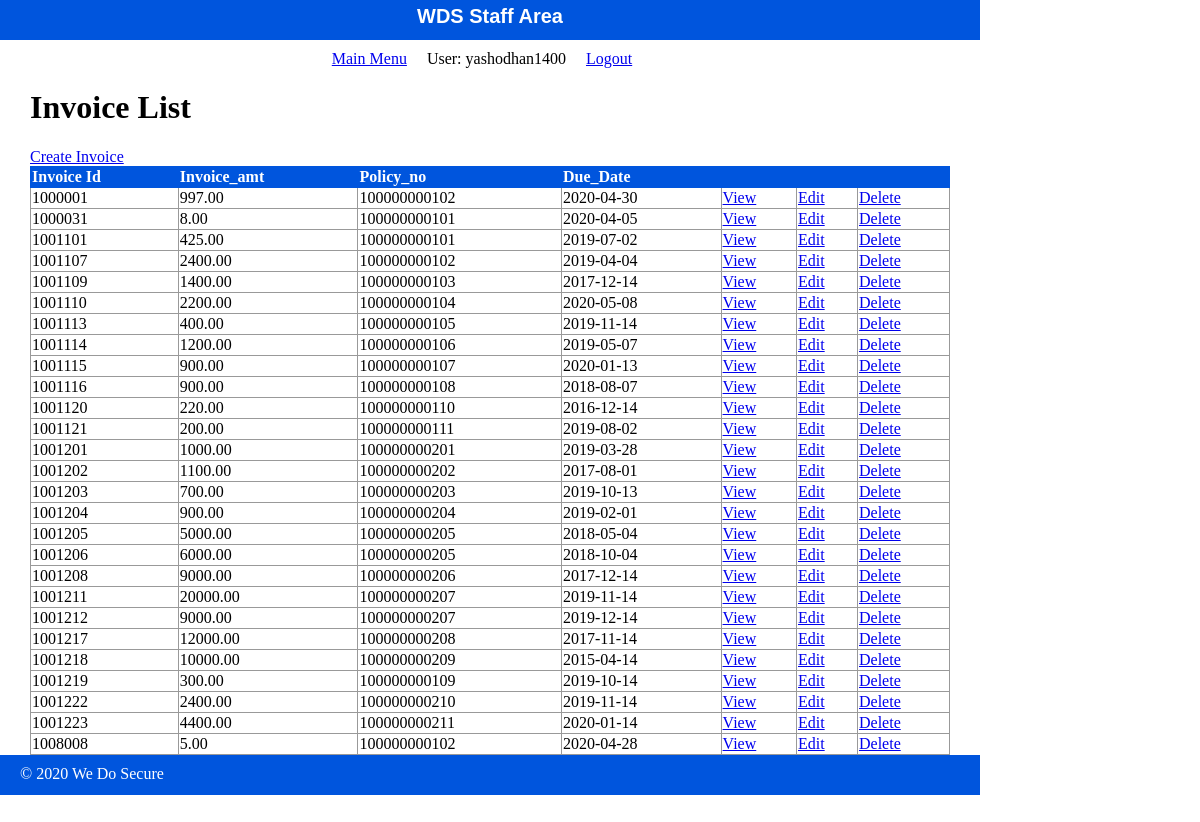
The app's page /WDS/public/staff/invoice/index.php (signed in) with its own data.
### tables this page shows
CREATE TABLE `invoice` (
  `Invoice_id` decimal(7,0) NOT NULL COMMENT 'INVOICE NUMBER FOR HOME POLICY',
  `Due_Date` date NOT NULL COMMENT 'DAY PAYMENT IS DUE',
  `Invoice_amt` decimal(10,2) NOT NULL COMMENT 'AMOUNT DUE',
  `Policy_no` decimal(12,0) NOT NULL COMMENT 'Policy Number'
);

### WDS/private/functions.php (called while the page is built, shortened)
<?php
function url_for($script_path) {
  if($script_path[0] != '/') {
    $script_path = "/" . $script_path;
  }
  return WWW_ROOT . $script_path;
}
function u($string=""){
  return urlencode($string);
}
function h($string=""){
  return htmlspecialchars($string);
  }
?>

### WDS/private/query_function.php (called while the page is built, shortened)
<?php
	function find_all($table_name){
		global $db;
		$sql_query = " SELECT * FROM $table_name ";
		$sql_query .= "ORDER BY 1 ;";
		$result = mysqli_query($db, $sql_query);
		return $result;
	}
?>

### WDS/public/staff/invoice/index.php (the view, shortened to what this page needs)
<?php
$Invoice_set = find_all("invoice");
?>
<?php include(SHARED_PATH . '/staff_header.php'); ?>
	<div id="content">
		<div class="Invoice Listing">
		<h1>Invoice List</h1>
	<div id="actions">
		<a class="action" href="<?php echo url_for('staff/invoice/new.php'); ?>">Create Invoice</a>
	</div>
	<table class="list">
  	  <tr>
        <th>Invoice Id</th>
        <th>Invoice_amt</th>
        <th>Policy_no</th>
  	    <th>Due_Date</th>
  	    <th>&nbsp;</th>
        <th>&nbsp;</th>
        <th>&nbsp;</th>
  	  </tr>
  	  <?php while ($Invoice = mysqli_fetch_assoc($Invoice_set)) { ?>
        <tr>
          <td><?php echo h($Invoice['Invoice_id']); ?></td>
          <td><?php echo h($Invoice['Invoice_amt']); ?></td>
          <td><?php echo h($Invoice['Policy_no']); ?></td>
          <td><?php echo h($Invoice['Due_Date']); ?></td>
          <td><a class="action" href="<?php echo url_for('/staff/invoice/show.php?id=' . h(u($Invoice['Invoice_id']))); ?>">View</a></td>
          <td><a class="action" href="<?php echo url_for('/staff/invoice/edit.php?id=' . h(u($Invoice['Invoice_id']))); ?>">Edit</a></td>
          <td><a class="action" href="<?php echo url_for('/staff/invoice/delete.php?id=' . h(u($Invoice['Invoice_id']))); ?>">Delete</a></td>
    	  </tr>
      <?php } ?>
  	</table>
		</div>
	</div>
<?php include(SHARED_PATH . '/staff_footer.php'); ?>

### WDS/public/stylesheets/staff.css (style rules this page uses)
html { height: 100%; width: 100%; }
body { height: 980px; width: 100%; margin: 0; padding: 0; }
#content { width: 920px; min-height: 500px; padding: 0 30px; }
table { border-collapse: collapse; vertical-align: top; }
table.list { width: 100%; }
table.list tr td { border: 1px solid #999999; }
table.list tr th { border: 1px solid #0055DD; background: #0055DD; color: white; text-align: left; }

### records on screen
invoice: Invoice_id "1000001", Invoice_amt "997.00", Policy_no "100000000102", Due_Date "2020-04-30"
invoice: Invoice_id "1000031", Invoice_amt "8.00", Policy_no "100000000101", Due_Date "2020-04-05"
invoice: Invoice_id "1001101", Invoice_amt "425.00", Policy_no "100000000101", Due_Date "2019-07-02"
invoice: Invoice_id "1001107", Invoice_amt "2400.00", Policy_no "100000000102", Due_Date "2019-04-04"
invoice: Invoice_id "1001109", Invoice_amt "1400.00", Policy_no "100000000103", Due_Date "2017-12-14"
invoice: Invoice_id "1001110", Invoice_amt "2200.00", Policy_no "100000000104", Due_Date "2020-05-08"
invoice: Invoice_id "1001113", Invoice_amt "400.00", Policy_no "100000000105", Due_Date "2019-11-14"
invoice: Invoice_id "1001114", Invoice_amt "1200.00", Policy_no "100000000106", Due_Date "2019-05-07"
invoice: Invoice_id "1001115", Invoice_amt "900.00", Policy_no "100000000107", Due_Date "2020-01-13"
invoice: Invoice_id "1001116", Invoice_amt "900.00", Policy_no "100000000108", Due_Date "2018-08-07"
invoice: Invoice_id "1001120", Invoice_amt "220.00", Policy_no "100000000110", Due_Date "2016-12-14"
invoice: Invoice_id "1001121", Invoice_amt "200.00", Policy_no "100000000111", Due_Date "2019-08-02"
invoice: Invoice_id "1001201", Invoice_amt "1000.00", Policy_no "100000000201", Due_Date "2019-03-28"
invoice: Invoice_id "1001202", Invoice_amt "1100.00", Policy_no "100000000202", Due_Date "2017-08-01"
invoice: Invoice_id "1001203", Invoice_amt "700.00", Policy_no "100000000203", Due_Date "2019-10-13"
invoice: Invoice_id "1001204", Invoice_amt "900.00", Policy_no "100000000204", Due_Date "2019-02-01"
invoice: Invoice_id "1001205", Invoice_amt "5000.00", Policy_no "100000000205", Due_Date "2018-05-04"
invoice: Invoice_id "1001206", Invoice_amt "6000.00", Policy_no "100000000205", Due_Date "2018-10-04"
invoice: Invoice_id "1001208", Invoice_amt "9000.00", Policy_no "100000000206", Due_Date "2017-12-14"
invoice: Invoice_id "1001211", Invoice_amt "20000.00", Policy_no "100000000207", Due_Date "2019-11-14"
invoice: Invoice_id "1001212", Invoice_amt "9000.00", Policy_no "100000000207", Due_Date "2019-12-14"
invoice: Invoice_id "1001217", Invoice_amt "12000.00", Policy_no "100000000208", Due_Date "2017-11-14"
invoice: Invoice_id "1001218", Invoice_amt "10000.00", Policy_no "100000000209", Due_Date "2015-04-14"
invoice: Invoice_id "1001219", Invoice_amt "300.00", Policy_no "100000000109", Due_Date "2019-10-14"
invoice: Invoice_id "1001222", Invoice_amt "2400.00", Policy_no "100000000210", Due_Date "2019-11-14"
invoice: Invoice_id "1001223", Invoice_amt "4400.00", Policy_no "100000000211", Due_Date "2020-01-14"
invoice: Invoice_id "1008008", Invoice_amt "5.00", Policy_no "100000000102", Due_Date "2020-04-28"

### other values on screen
$_SESSION['username'] "yashodhan1400"
